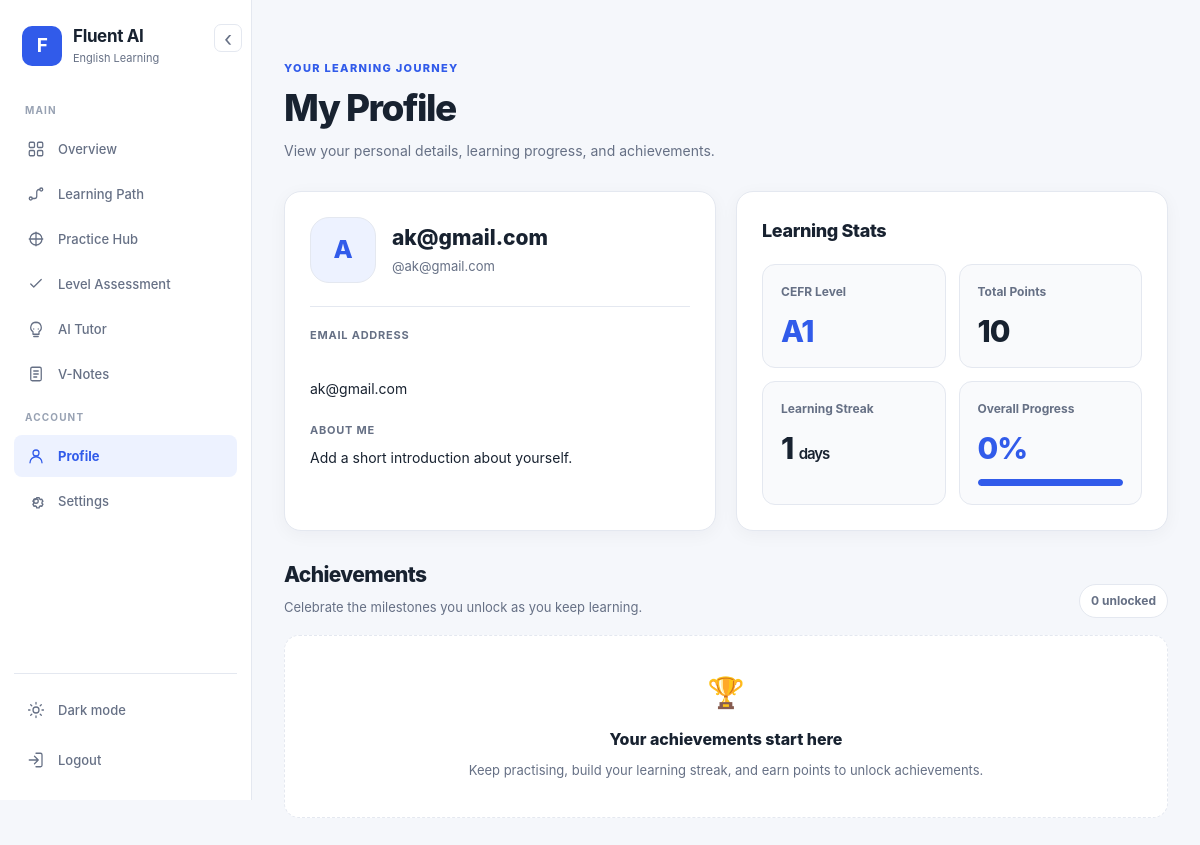
Screenshot of /profile/ (signed in) with the database file from the repository.
### learning/models.py (models this page shows, shortened)
class UserProfile(models.Model):
    LEVEL_CHOICES = [
        ("BEGINNER", "Beginner"),
        ("ELEMENTARY", "Elementary"),
        ("INTERMEDIATE", "Intermediate"),
        ("ADVANCED", "Advanced"),
    ]
    user = models.OneToOneField(User,on_delete=models.CASCADE,related_name="profile")
    level = models.CharField(max_length=20,choices=LEVEL_CHOICES,default="BEGINNER")
    cefr_level = models.CharField(max_length=5,default="A1")
    points = models.PositiveIntegerField(default=0)
    streak = models.PositiveIntegerField(default=0)
    progress_percent = models.FloatField(default=0)
    completed_lessons = models.PositiveIntegerField(default=0)
    last_active = models.DateTimeField(null=True,blank=True)
    bio = models.TextField(blank=True)
    notifications_enabled = models.BooleanField(default=True)
    dark_mode = models.BooleanField(default=False)
    created_at = models.DateTimeField(auto_now_add=True)
    updated_at = models.DateTimeField(auto_now=True)

### learning/views.py (the view)
# urls.py: path("profile/", views.profile, name="profile"),
@login_required
def profile(request):
    profile = get_profile(request.user)
    achievements = UserAchievement.objects.filter(
        user=request.user
    ).select_related("achievement")
    recent = LearningEvent.objects.filter(
        user=request.user
    ).order_by("-created_at")[:10]
    return render(
        request,
        "profile.html",
        {
            "user": request.user,
            "profile": profile,
            "achievements": achievements,
            "recent": recent,
        }
    )

### learning/views.py (called while the page is built)
def get_profile(user):
    profile, created = UserProfile.objects.get_or_create(
        user=user
    )
    return profile

### learning/templates/profile.html (shortened to what this page needs)
{% extends "base.html" %}
{% block content %}
<div class="profile-page">
    <header class="profile-header">
        <div>
            <span class="profile-eyebrow">Your learning journey</span>
            <h1>My Profile</h1>
            <p>View your personal details, learning progress, and achievements.</p>
        </div>
    </header>
    <div class="profile-layout">
        <section class="profile-card">
            <div class="profile-identity">
                <div class="profile-avatar" aria-hidden="true">
                    {{ user.username|first|upper|default:"U" }}
                </div>
                <div class="profile-identity-info">
                    <h2>{{ user.first_name|default:user.username }}</h2>
                    <p class="profile-username">@{{ user.username }}</p>
                </div>
            </div>
            <div class="profile-detail">
                <span class="profile-detail-label">Email address</span>
                <p class="profile-detail-value">
                    {{ user.email|default:"Not provided" }}
                </p>
            </div>
            <div class="profile-detail">
                <span class="profile-detail-label">About me</span>
                <p class="profile-detail-value">{{ profile.bio|default:"Add a short introduction about yourself." }}</p>
            </div>
        </section>
        <section class="profile-card">
            <h2 class="profile-card-heading">Learning Stats</h2>
            <div class="profile-stats-grid">
                <div class="profile-stat">
                    <span class="profile-stat-label">CEFR Level</span>
                    <p class="profile-stat-value profile-stat-highlight">
                        {{ profile.cefr_level|default:"A1" }}
                    </p>
                </div>
                <div class="profile-stat">
                    <span class="profile-stat-label">Total Points</span>
                    <p class="profile-stat-value">
                        {{ profile.points|default:0 }}
                    </p>
                </div>
                <div class="profile-stat">
                    <span class="profile-stat-label">Learning Streak</span>
                    <p class="profile-stat-value">
                        {{ profile.streak|default:0 }}
                        <span style="font-size:15px; font-weight:600;">days</span>
                    </p>
                </div>
                <div class="profile-stat">
                    <span class="profile-stat-label">Overall Progress</span>
                    <p class="profile-stat-value profile-stat-highlight">
                        {{ profile.progress_percent|default:0|floatformat:0 }}%
                    </p>
<div
    class="profile-progress-track"
    role="progressbar"
    aria-label="Overall learning progress"
    aria-valuemin="0"
    aria-valuemax="100"
    aria-valuenow="{{ profile.progress_percent|default:0|floatformat:0 }}"
>
    <div
        class="profile-progress-fill"
        data-progress="{{ profile.progress_percent|default:0|floatformat:0 }}"
    ></div>
</div>
                </div>
            </div>
        </section>
    </div>
    <section class="profile-achievements-section">
        <header class="profile-achievements-header">
            <div>
                <h2>Achievements</h2>
                <p>Celebrate the milestones you unlock as you keep learning.</p>
            </div>
            <span class="profile-achievement-count">
                {{ achievements|length }} unlocked
            </span>
        </header>
        <div class="profile-achievements-grid">
            {% for item in achievements %}
                <article class="profile-achievement">
                    <div class="profile-achievement-icon" aria-hidden="true">
                        {{ item.achievement.icon|default:"🏆" }}
                    </div>
                    <h3>{{ item.achievement.title }}</h3>
                    <p>{{ item.achievement.description }}</p>
                </article>
            {% empty %}
                <div class="profile-empty">
                    <div class="profile-empty-icon" aria-hidden="true">🏆</div>
                    <h3>Your achievements start here</h3>
                    <p>
                        Keep practising, build your learning streak, and
                        earn points to unlock achievements.
                    </p>
                </div>
            {% endfor %}
        </div>
    </section>
</div>
{% endblock %}

### learning/templates/base.html (style rules this page uses)
* { box-sizing: border-box; margin: 0; padding: 0; }
:root, html[data-theme="light"] { color-scheme: light; --primary: #315bea; --primary-hover: #2448ca; --primary-soft: #edf2ff; --bg: #f5f7fb; --surface: #ffffff; --surface-secondary: #f9fafc; --border: #e4e8f0; --text: #182230; --muted: #667085; --subtle: #98a2b3; --success: #16845b; --danger: #d92d20; --warning: #9a6700; --shadow: 0 4px 18px rgba(16, 24, 40, .045); --sidebar-width: 252px; --sidebar-collapsed-width: 76px; --radius: 12px; }
html { min-height: 100%; scroll-behavior: smooth; }
body { min-height: 100vh; font-family: Inter, -apple-system, BlinkMacSystemFont, "Segoe UI", Roboto, Arial, sans-serif; font-size: 14px; line-height: 1.5; color: var(--text); background: var(--bg); transition: background-color .2s ease, color .2s ease; }
body, button, input, textarea, select { font-family: Inter, -apple-system, BlinkMacSystemFont, "Segoe UI", Roboto, Arial, sans-serif; }

### rows the page displays
UserProfile: bio "Add a short introduction about yourself.", cefr_level "A1", points "10", streak "1", progress_percent "0"

### other values shown
{{ user.username|first|upper|default:"U" }} "A"
{{ user.first_name|default:user.username }} "ak@gmail.com"
{{ user.username }} "ak@gmail.com"
{{ user.email|default:"Not provided" }} "ak@gmail.com"
{{ achievements|length }} "0"
